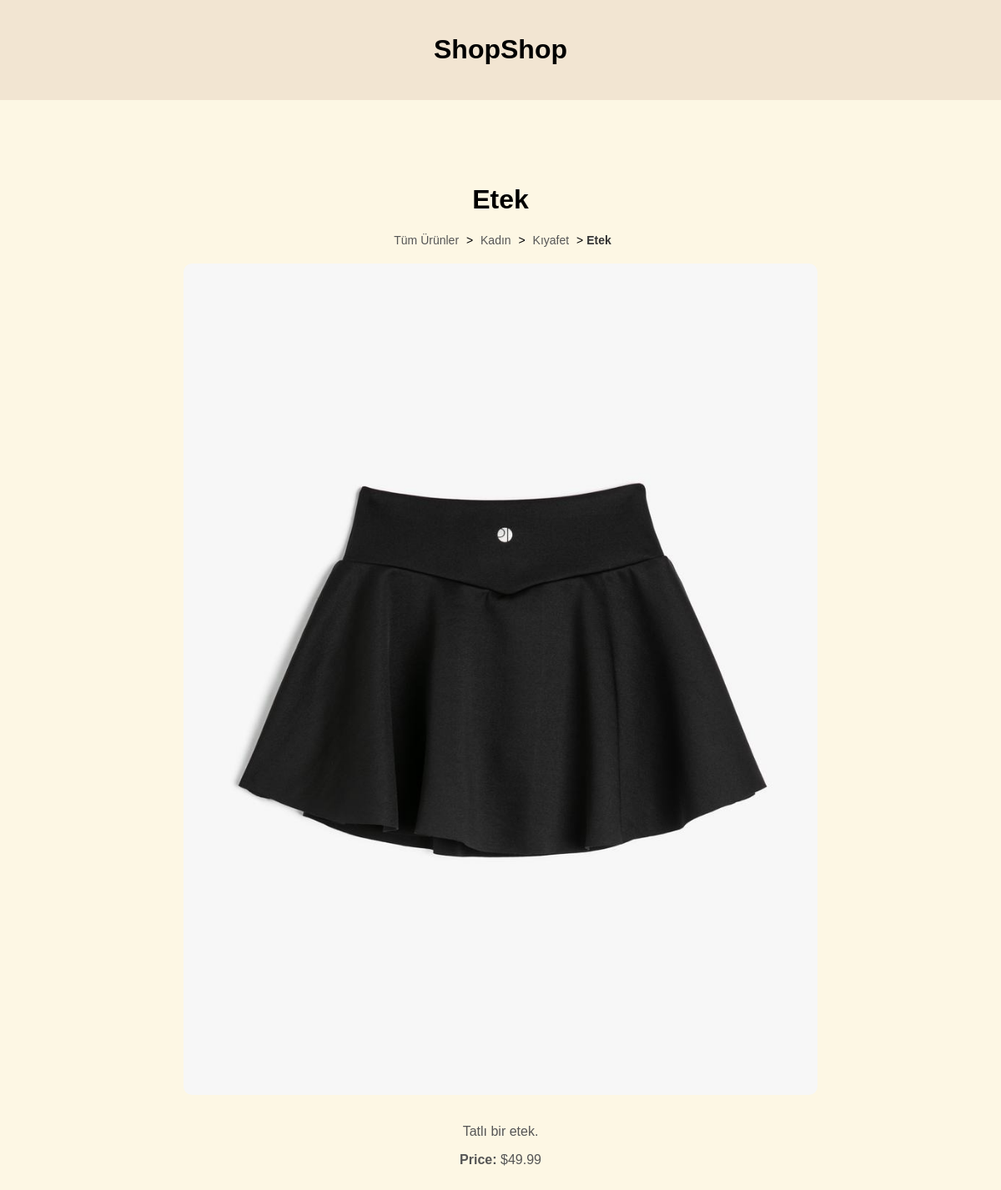
Page /item/1 on the committed database.
### tables this page shows
CREATE TABLE products (
        id INTEGER PRIMARY KEY AUTOINCREMENT,
        name TEXT,
        product_no TEXT,
        description TEXT,
        price REAL,
        image TEXT,
        category TEXT,
        sub_category_1 TEXT
    );

### assignment2/app.py (the view)
@app.route('/item/<int:item_id>')
def product_detail(item_id):
    conn = sql.connect('database2.db')
    conn.row_factory = sql.Row
    cursor = conn.cursor()
    cursor.execute("SELECT * FROM products WHERE id = ?", (item_id,))
    product = cursor.fetchone()
    conn.close()
    if not product:
        return redirect(url_for('home'))
    breadcrumbs = [
        {"name": "Tüm Ürünler", "url": url_for('all_products')},
        {"name": product['category'], "url": url_for('search_results', query=product['category'])},
        {"name": product['sub_category_1'], "url": url_for('search_results', query=product['sub_category_1'])},
        {"name": product['name'], "url": None}
    ]
    return render_template('product_detail.html', product=product, breadcrumbs=breadcrumbs)

### assignment2/templates/product_detail.html (shortened to what this page needs)
{% extends "base.html" %}
{% block content %}
<div class="container">
    <h1>{{ product['name'] }}</h1>
    <nav>
        {% for crumb in breadcrumbs %}
            {% if crumb.url %}
                <a href="{{ crumb.url }}">{{ crumb.name }}</a> &gt;
            {% else %}
                <strong>{{ crumb.name }}</strong>
            {% endif %}
        {% endfor %}
    </nav>
    <img src="{{ url_for('static', filename=product['image']) }}" alt="{{ product['name'] }}">
    <p>{{ product['description'] }}</p>
    <p><strong>Price:</strong> ${{ product['price'] }}</p>
</div>
{% endblock %}

### assignment2/templates/base.html (style rules this page uses)
body { font-family: Arial, sans-serif; background-color: #fdf7e4; margin: 0; padding: 0; }
.container { padding: 20px; }

### assignment2/templates/product_detail.html (style rules this page uses)
body { font-family: Arial, sans-serif; background-color: #fdf7e4; margin: 0; padding: 0; }
.container { max-width: 800px; margin: 20px auto; padding: 20px; text-align: center; }
nav { margin-bottom: 20px; font-size: 14px; }
nav a { color: #555; text-decoration: none; margin: 0 5px; }
nav strong { color: #333; }
img { max-width: 100%; height: auto; border-radius: 10px; margin-bottom: 15px; }
p { font-size: 16px; color: #555; }

### rows in the picture
products: name "Etek", name "Kadın", name "Kıyafet", image (picture), description "Tatlı bir etek.", price "49.99"

### other values in the picture
{{ crumb.name }} "Tüm Ürünler"
